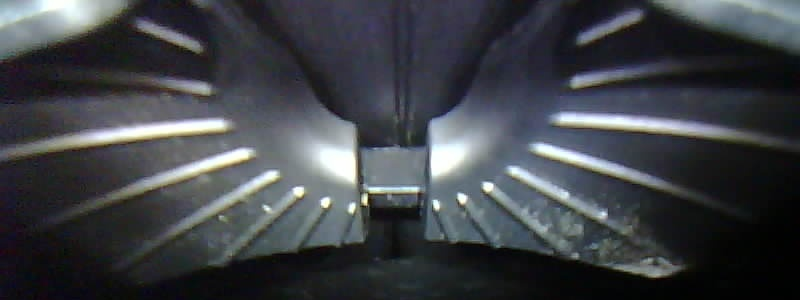
#> input picture Image Processing2/template image/template.jpg, 800 x 300 px
$ jupyter execute 'Backgroun Subtraction.ipynb'
#> lines starting #> are read from the running program, lines starting #| are printed output that depends on the picture; after the words box and inside, x2 and y2 are one past the last pixel; in counts of white or black regions, pixels touching at a corner belong together
[cell 1]
import cv2 as cv
import numpy as np
from matplotlib import pyplot as plt

def detect_kicker_bg_subtraction(reference_image_path, current_image_path, threshold=30):
    # Load reference and current images
#> called with reference_image_path = 'template image/template.jpg', threshold = 30
    ref_img = cv.imread(reference_image_path)
#> ref_img is the input picture: shape (300, 800, 3); mean B, G, R 70.9, 66.2, 63.2
    curr_img = cv.imread(current_image_path)
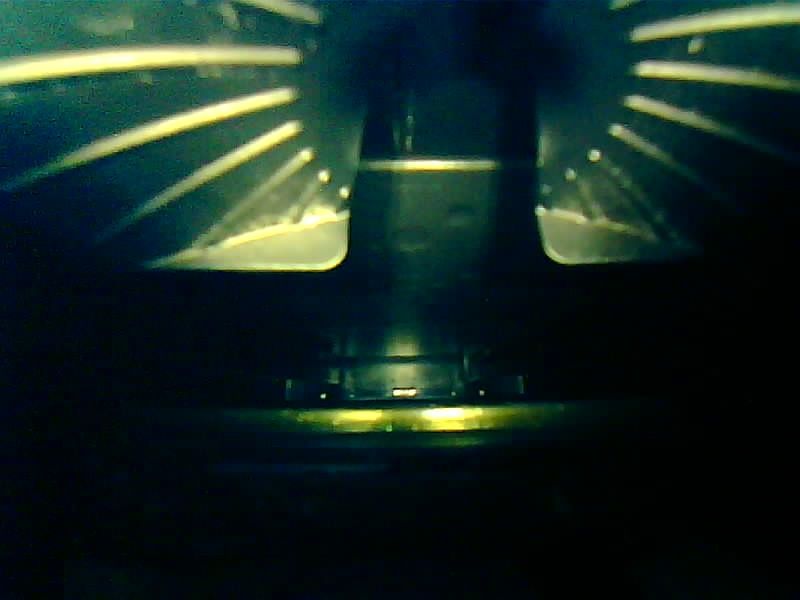
#> input picture Day 3 with weak models/images/Trial 1.jpg, 800 x 600 px, found by its file name
#> curr_img is the input picture: shape (600, 800, 3); mean B, G, R 35.5, 40.6, 21.4

    assert ref_img is not None, "Reference image could not be read."
    assert curr_img is not None, "Current image could not be read."

    # Convert images to grayscale
    ref_gray = cv.cvtColor(ref_img, cv.COLOR_BGR2GRAY)
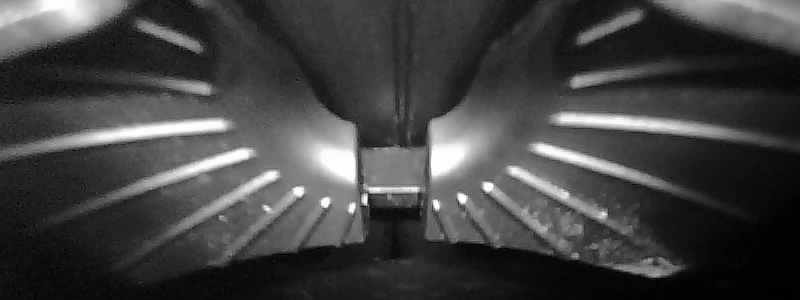
#> ref_gray: shape (300, 800); min 1, max 255, mean 65.8
    curr_gray = cv.cvtColor(curr_img, cv.COLOR_BGR2GRAY)
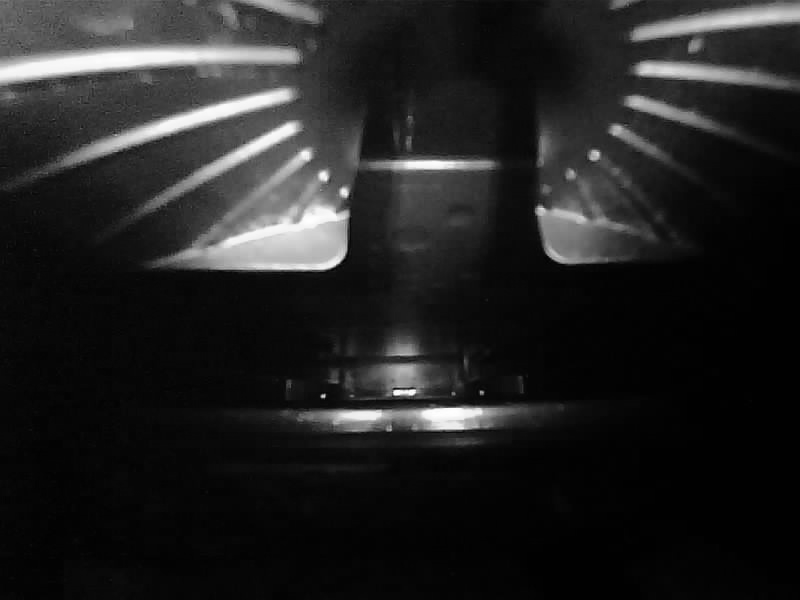
#> curr_gray: shape (600, 800); min 1, max 254, mean 34.2

    # Define the ROI (Upper region)
    height, width = curr_gray.shape
#> height = 600; width = 800
    roi_ref = ref_gray
    roi_curr = curr_gray[0:int(height/2), :]
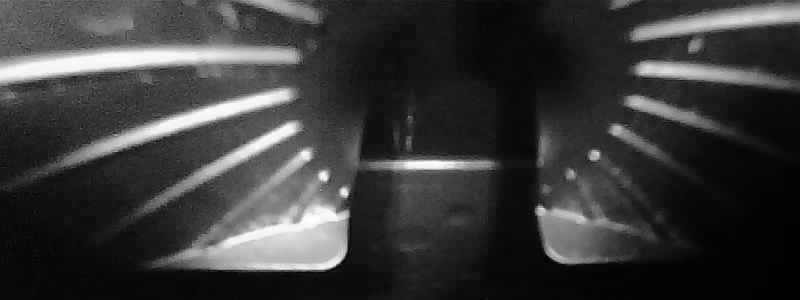
#> roi_curr: shape (300, 800); min 1, max 254, mean 57.4

    # Apply background subtraction
    diff = cv.absdiff(roi_ref, roi_curr)
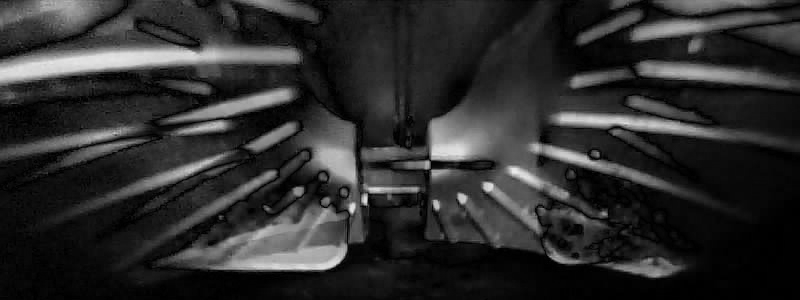
#> diff: shape (300, 800); min 0, max 236, mean 45

    # Thresholding the difference image
    _, thresh = cv.threshold(diff, threshold, 255, cv.THRESH_BINARY)
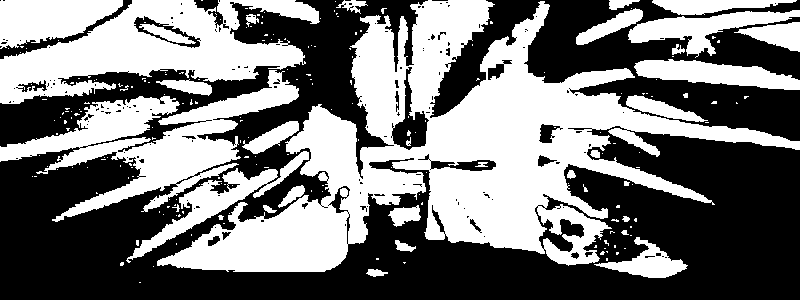
#> thresh: shape (300, 800); 47.2% white; 214 white regions (180 under 20 px)

    # Find contours in the thresholded image
    contours, _ = cv.findContours(thresh, cv.RETR_EXTERNAL, cv.CHAIN_APPROX_SIMPLE)
#> contours = 203 contours, 177 with area under 20; largest, box (x1, y1, x2, y2) and area: (157, 0, 800, 272) 61730, (0, 0, 320, 104) 16438, (0, 70, 299, 222) 13252, (0, 0, 123, 49) 3938, (126, 151, 309, 263) 3231

    # Draw contours on the current image and calculate the match quality
    kicker_detected = False
    for contour in contours:
        if cv.contourArea(contour) > 100:  # Filter out small contours
            x, y, w, h = cv.boundingRect(contour)
            cv.rectangle(curr_img, (x, y), (x + w, y + h), (0, 255, 0), 2)  # Draw bounding box
            kicker_detected = True  # Kicker detected if we find a valid contour
#> this loop made 203 passes
#> (x, y, w, h) on passes 17, 19, 38, 50, 85, 97, 122, 141, 151, 153, 178, 190: (395, 240, 21, 12), (594, 237, 94, 41), (388, 205, 33, 22), (278, 185, 27, 23), (126, 151, 183, 112), (242, 121, 57, 33), (626, 95, 82, 27), (156, 79, 56, 17), (0, 70, 299, 152), (634, 59, 166, 31), (734, 22, 66, 30), (628, 10, 172, 48)
#> contour on passes 1, 3, 4, 6, 7, 9: [[139, 282], [140, 282]], [[153, 266]], [[403, 262], [404, 263], [405, 262]], [[606, 258], [606, 260], [607, 260], [607, 258]], [[376, 258], [376, 259], [378, 259], [378, 258]], [[606, 251], [607, 252], [607, 251]]
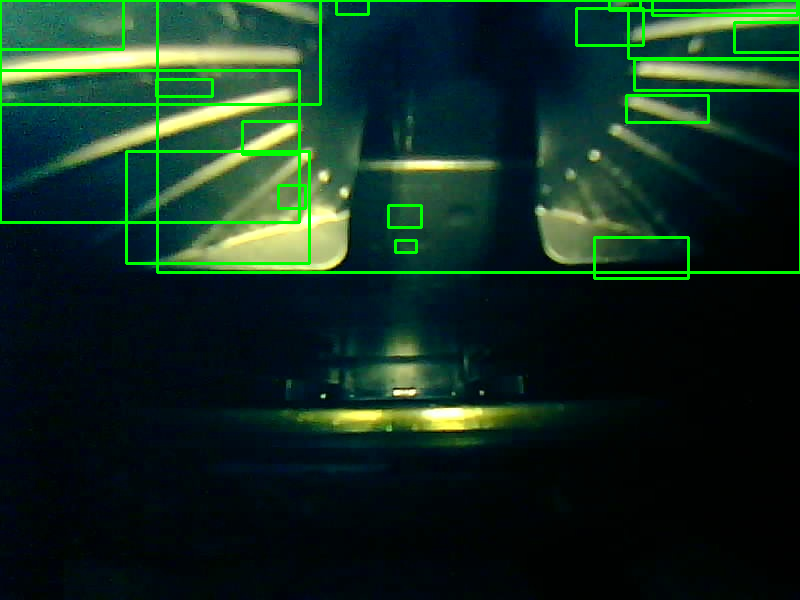
#> curr_img: shape (600, 800, 3); 3.65% of pixels changed, all inside (x1, y1, x2, y2) = (0, 0, 800, 280)

    # Calculate mean difference for the ROI to determine match quality
    mean_diff = np.mean(diff)
#> mean_diff = 44.96

    # Visualization
    plt.figure(figsize=(12, 8))
    plt.subplot(221), plt.imshow(ref_gray, cmap='gray')
    plt.title('Reference Image'), plt.xticks([]), plt.yticks([])
    plt.subplot(222), plt.imshow(curr_gray, cmap='gray')
    plt.title('Current Image'), plt.xticks([]), plt.yticks([])
    plt.subplot(223), plt.imshow(diff, cmap='gray')
    plt.title('Difference Image'), plt.xticks([]), plt.yticks([])
    plt.subplot(224), plt.imshow(curr_img)
    plt.title('Detected Kicker'), plt.xticks([]), plt.yticks([])
    plt.show()
#> figure, not shown here; B, G, R data is drawn as R, G, B

    # Print results
    if kicker_detected:
        print("Kicker detected in the image.")
    else:
        print("No kicker detected in the image.")

    print(f"Mean difference in ROI: {mean_diff:.2f}")
#| Mean difference in ROI: 44.96

# Test the function
reference_image_path = 'template image/template.jpg'  # Replace with your reference image path
current_image_path = 'image collection/CV Image Collection/03 Kicker Detection/800x600/Kicker at front position/Trial 1.jpg'      # Replace with your current image path

detect_kicker_bg_subtraction(reference_image_path, current_image_path, threshold=30)
